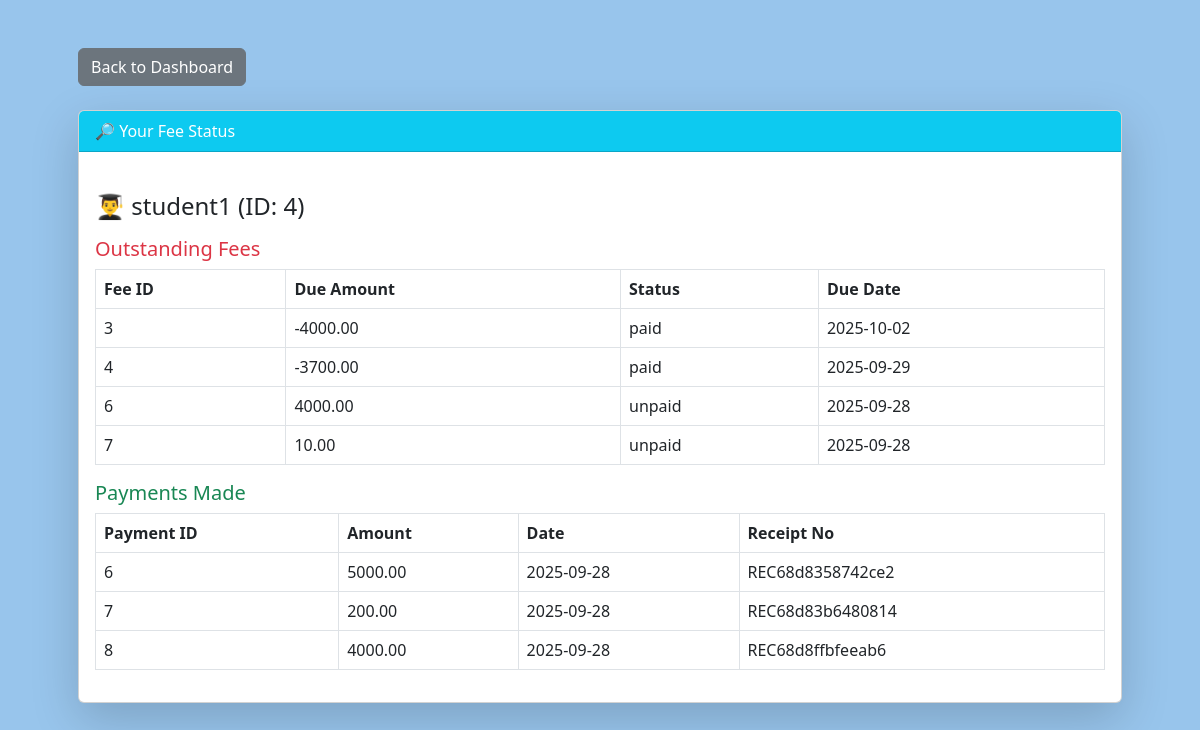
The page /fees/status.php (signed in) on the database as committed earlier.
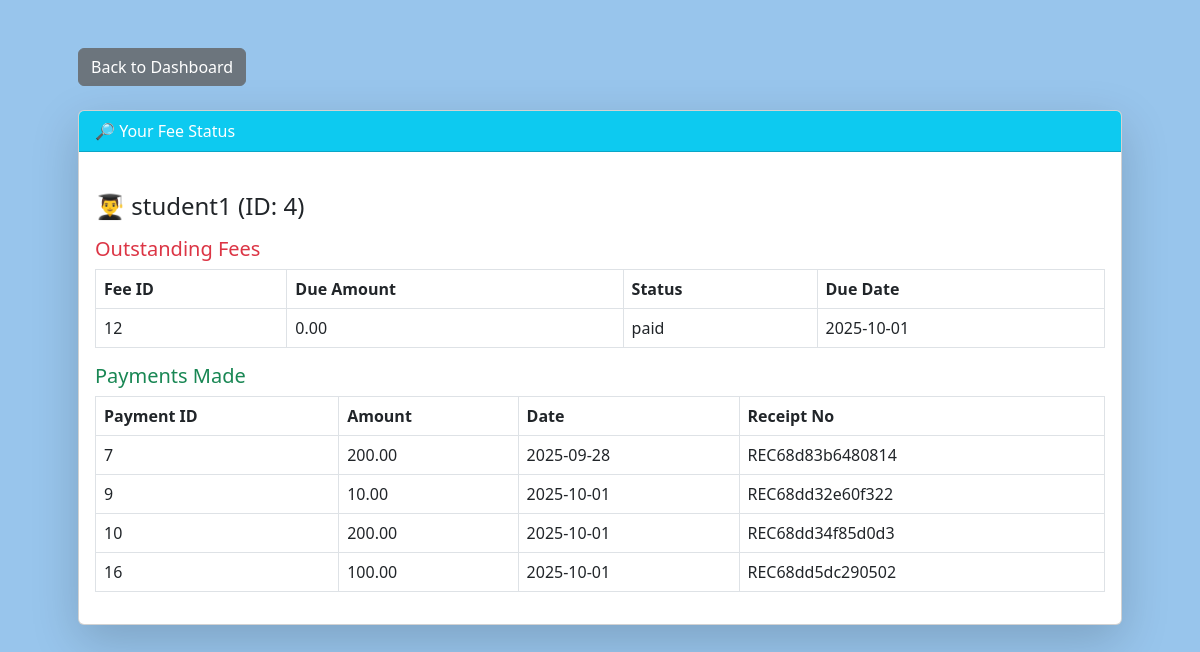
The same page on the database as committed later.
### tables this page shows
CREATE TABLE `fees` (
  `fee_id` int(11) NOT NULL,
  `student_id` int(11) NOT NULL,
  `due_amount` decimal(10,2) NOT NULL,
  `status` enum('unpaid','paid','partial') DEFAULT 'unpaid',
  `due_date` date NOT NULL
);

CREATE TABLE `payments` (
  `payment_id` int(11) NOT NULL,
  `student_id` int(11) NOT NULL,
  `amount` decimal(10,2) NOT NULL,
  `payment_date` date DEFAULT curdate(),
  `receipt_no` varchar(50) DEFAULT NULL
);

### fees/status.php (the view, shortened to what this page needs)
<?php
include("../config.php");
$student_id = $_SESSION['student_id'] ?? null;
?>
<html>
<head>
  <link href="https://cdn.jsdelivr.net/npm/bootstrap@5.3.0/dist/css/bootstrap.min.css" rel="stylesheet">
</head>
<body class=" container p-5">
  <a href="../dashboard.php" class="btn btn-secondary mb-4">Back to Dashboard</a>
  <div class="card shadow-lg">
    <div class="card-header bg-info text-white">🔎 Your Fee Status</div>
    <div class="card-body">
      <?php
      if ($student_id) {
        $sql_student = "SELECT * FROM students WHERE student_id = '$student_id'";
        $res_student = $conn->query($sql_student);
        if ($res_student->num_rows > 0) {
          $student = $res_student->fetch_assoc();
          echo "<h4 class='mt-4'>👨‍🎓 {$student['name']} (ID: {$student['student_id']})</h4>";
          $sql_fees = "SELECT * FROM fees WHERE student_id = '$student_id'";
          $res_fees = $conn->query($sql_fees);
          echo "<h5 class='mt-3 text-danger'>Outstanding Fees</h5><table class='table table-bordered'><thead><tr><th>Fee ID</th><th>Due Amount</th><th>Status</th><th>Due Date</th></tr></thead><tbody>";
          while ($fee = $res_fees->fetch_assoc()) {
            echo "<tr><td>{$fee['fee_id']}</td><td>{$fee['due_amount']}</td><td>{$fee['status']}</td><td>{$fee['due_date']}</td></tr>";
          }
          echo "</tbody></table>";
          $sql_payments = "SELECT * FROM payments WHERE student_id = '$student_id'";
          $res_payments = $conn->query($sql_payments);
          echo "<h5 class='mt-3 text-success'>Payments Made</h5><table class='table table-bordered'><thead><tr><th>Payment ID</th><th>Amount</th><th>Date</th><th>Receipt No</th></tr></thead><tbody>";
          while ($pay = $res_payments->fetch_assoc()) {
            echo "<tr><td>{$pay['payment_id']}</td><td>{$pay['amount']}</td><td>{$pay['payment_date']}</td><td>{$pay['receipt_no']}</td></tr>";
          }
          echo "</tbody></table>";
        } else {
          echo "<div class='alert alert-danger'>⚠️ Student not found!</div>";
        }
      } else {
        echo "<div class='alert alert-warning'>⚠️ No student session found. Please log in again.</div>";
      }
      ?>
    </div>
  </div>
</body>
</html>

Rows that differ between the two databases and show on the page:
removed fees: fee_id "3", due_amount "-4000.00", status "paid", due_date "2025-10-02"
removed fees: fee_id "4", due_amount "-3700.00", status "paid", due_date "2025-09-29"
removed fees: fee_id "6", due_amount "4000.00", status "unpaid", due_date "2025-09-28"
removed fees: fee_id "7", due_amount "10.00", status "unpaid", due_date "2025-09-28"
removed payments: payment_id "6", amount "5000.00", payment_date "2025-09-28", receipt_no "REC68d8358742ce2"
removed payments: payment_id "8", amount "4000.00", payment_date "2025-09-28", receipt_no "REC68d8ffbfeeab6"
added fees: fee_id "12", due_amount "0.00", status "paid", due_date "2025-10-01"
added payments: payment_id "9", amount "10.00", payment_date "2025-10-01", receipt_no "REC68dd32e60f322"
added payments: payment_id "10", amount "200.00", payment_date "2025-10-01", receipt_no "REC68dd34f85d0d3"
added payments: payment_id "16", amount "100.00", payment_date "2025-10-01", receipt_no "REC68dd5dc290502"
